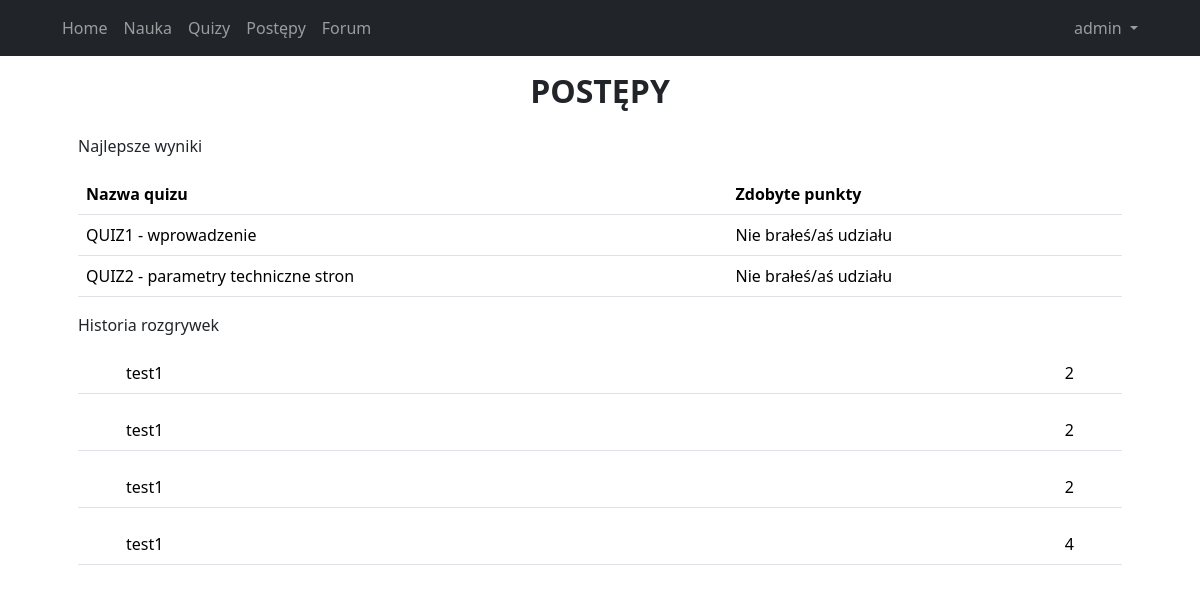
/progress (signed in), run on an earlier commit of the app's database.
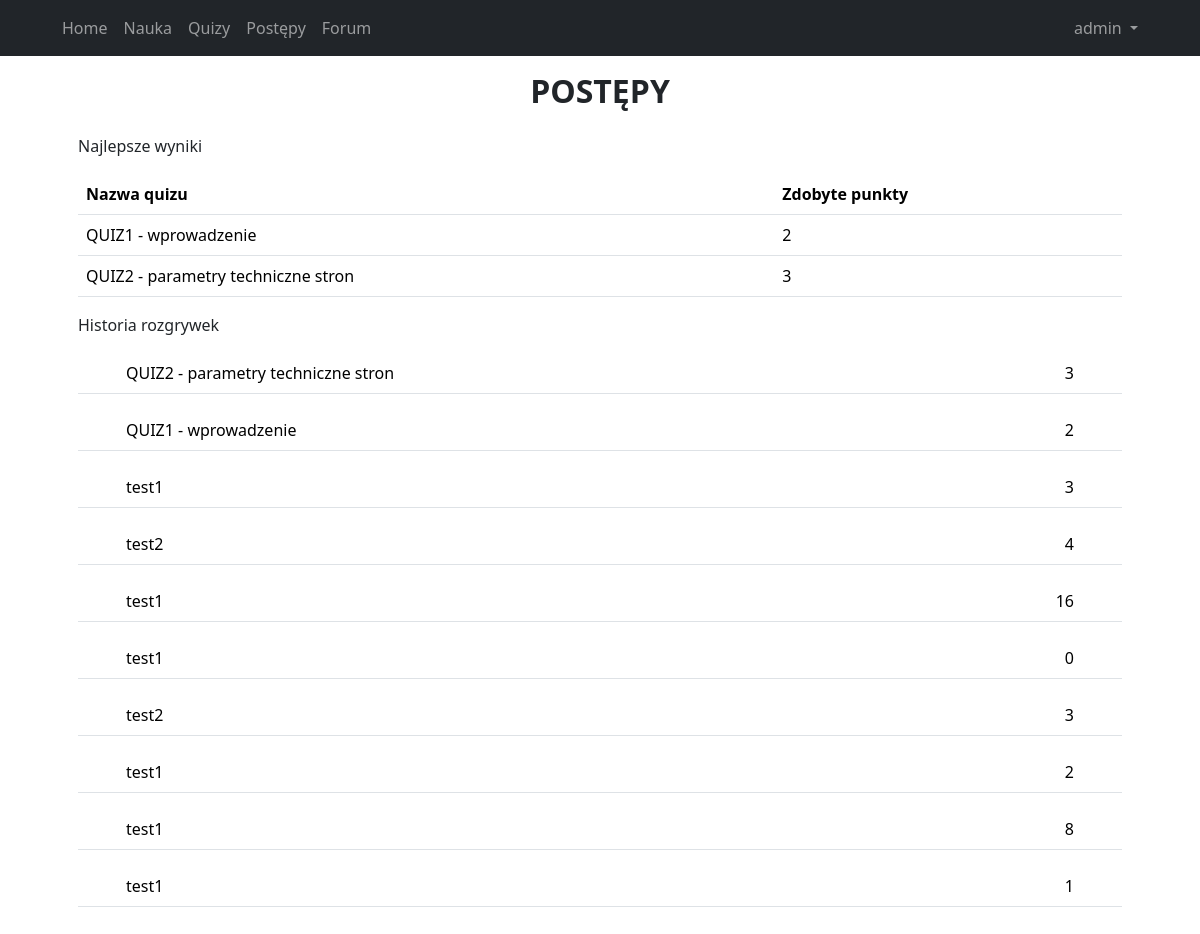
And on a later commit of the database.
### website/models.py (models this page shows)
class User(db.Model, UserMixin):
    id = db.Column(db.Integer, primary_key=True)
    email = db.Column(db.String(150), unique=True)
    password = db.Column(db.String(150))
    first_name = db.Column(db.String(150))
    points=db.relationship('Points')

class Points(db.Model):
    id = db.Column(db.Integer, primary_key=True)
    data = db.Column(db.String(100))
    points=db.Column(db.Integer)
    user_id = db.Column(db.Integer, db.ForeignKey('user.id'))

### website/auth.py (the view)
@auth.route('/progress')
@login_required
def progress():
    CU_name = current_user.first_name
    x = None
    tt1 = Points.query.filter_by(data='QUIZ1 - wprowadzenie').join(User).filter_by(first_name=CU_name).order_by(
        Points.points.desc()).first()
    if (tt1 == x):
        tt1 = 'Nie brałeś/aś udziału'
    else:
        tt1 = tt1.points
    tt2 = Points.query.filter_by(data='QUIZ2 - parametry techniczne stron').join(User).filter_by(first_name=CU_name).order_by(
        Points.points.desc()).first()
    if (tt2 == x):
        tt2 = 'Nie brałeś/aś udziału'
    else:
        tt2 = tt2.points
    return render_template('progress.html', tt1=tt1, tt2=tt2, user=current_user)

### website/__init__.py (called while the page is built)
def create_app():
    app = Flask(__name__)
    app.config['SECRET_KEY'] = 'hjshjhdjah kjshkjdhjs'
    app.config['SQLALCHEMY_DATABASE_URI'] = f'sqlite:///{DB_NAME}'
    db.init_app(app)
    from .auth import auth
    app.register_blueprint(auth, url_prefix='/')
    from .models import User
    with app.app_context():
        db.create_all()
    login_manager = LoginManager()
    login_manager.login_view = 'auth.login'
    login_manager.init_app(app)
    @login_manager.user_loader
    def load_user(id):
        return User.query.get(int(id))
    return app

### website/auth.py (called while the page is built)
@auth.before_request
def restrict_access_to_auth_routes():
    if current_user.is_authenticated and request.endpoint in ['auth.login', 'auth.sign_up']:
        return redirect(url_for('auth.mainPage'))

### website/templates/progress.html (shortened to what this page needs)
{% extends 'base.html' %}
{% block content %}
		<main>
			<div class="text-center">
                <h2 class="fw-bold pb-3">POSTĘPY</h2>
			</div>
            <p>Najlepsze wyniki</p>
            <table class="table table-striped">
                <thead>
                <tr>
                    <th scope="col">Nazwa quizu</th>
                    <th scope="col">Zdobyte punkty</th>
                </tr>
                    <tr>
                        <td>QUIZ1 - wprowadzenie</td>
                        <td>{{tt1}}</td>
                    </tr>
                    <tr>
                        <td>QUIZ2 - parametry techniczne stron</td>
                        <td>{{tt2}}</td>
                    </tr>
            </table>
            <p>Historia rozgrywek</p>
        <div class="table-responsive">
            {% for points in user.points|reverse %}
                        {% if loop.index <= 10 %}
                <table class="table">
                    <thead>
                        <tr>
                            <td class="text-start px-5">{{ points.data }}</td>
                            <td class="text-end px-5">{{ points.points}}</td>
                        </tr>
                </table>
                {%  endif %}
            {% endfor %}
        </div>
		</main>
{% endblock %}

### website/templates/base.html (shortened to what this page needs)
<!DOCTYPE html>
<html lang="en">
	<head>
    <link
			rel="stylesheet"
			href=" {{ url_for('static', filename='style.css') }}"/>
     <link
            href="https://cdn.jsdelivr.net/npm/bootstrap@5.3.1/dist/css/bootstrap.min.css"
            rel="stylesheet"
 />
</head>
<body>
        <nav class="navbar navbar-expand-lg navbar-dark bg-dark">
            <div class="nav-item container d-flex justify-content-between">
                <div class="container-fluid">
                    <div class="collapse navbar-collapse" id="navbarSupportedContent">
                        <ul class="navbar-nav me-auto mb-2 mb-lg-0">
							{% if user.is_authenticated %}
                            <li class="nav-item">
                                <a class="nav-link" href="/20_marcinek/licencjat/mainPage">Home</a>
                            </li>
                            <li class="nav-item">
                                <a class="nav-link" href="/20_marcinek/licencjat/course">Nauka</a>
                            </li>
                            <li class="nav-item">
                                <a class="nav-link" href="/20_marcinek/licencjat/quizy">Quizy</a>
                            </li>
                            <li class="nav-item">
                                <a class="nav-link" href="/20_marcinek/licencjat/progress">Postępy</a>
                            </li>
                                <li class="nav-item">
                                <a class="nav-link" href="/20_marcinek/licencjat/forum">Forum</a>
                            </li>
							{% endif %}
                        </ul>
                        <div class="d-flex">
                            <ul class="navbar-nav me-auto mb-2 mb-lg-0">
                                <li class="nav-item dropdown">
									{% if user.is_authenticated %}
                                    <a
                                        class="nav-link dropdown-toggle"
                                        href="#"
                                        role="button"
                                        data-bs-toggle="dropdown"
                                        aria-expanded="false">
                                        {{current_user.first_name}}
                                    </a>
								{% endif %}
                                </li>
                            </ul>
                        </div>
                    </div>
                </div>
            </div>
        </nav>
        <div class="container-xl py-3 px-5">
  {% block content %}{% endblock %}
        </div>
	</body>
</html>

What changed in the data, as far as the page shows it:
no longer on this page (row unchanged): Points: data "test1", points "2"
no longer on this page (row unchanged): Points: data "test1", points "2"
no longer on this page (row unchanged): Points: data "test1", points "4"
added Points: data "QUIZ2 - parametry techniczne stron", points "3"
added Points: data "QUIZ1 - wprowadzenie", points "2"
added Points: data "test1", points "3"
added Points: data "test2", points "4"
added Points: data "test1", points "16"
added Points: data "test1", points "0"
added Points: data "test2", points "3"
added Points: data "test1", points "8"
added Points: data "test1", points "1"
Also different on the page:
{{ tt1 }}: "Nie brałeś/aś udziału" → "2"
{{ tt2 }}: "Nie brałeś/aś udziału" → "3"
